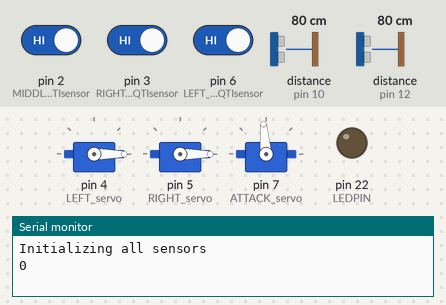
This sketch was run on a simulated Arduino Mega 2560, built with avr-gcc and run on an emulated ATmega2560. On the bench: 3 × servo, output pins drawn as LEDs (lit = HIGH), the last lines printed to the serial monitor. Wiring (inferred from the names in the program): 2 × ultrasonic range finder: trigger pin 11, echo pin 10 / trigger pin 13, echo pin 12. The inputs (shaded band) are chosen by the test bench; at power-on: pin 3 (RIGHT_pinQTIsensor) HIGH, distance to the obstacle (sensors on pin 12, pin 10) 80 cm, pin 2 (MIDDLE_pinQTIsensor) HIGH, pin 6 (LEFT_pinQTIsensor) HIGH. The echo pulse lasts 58.3 µs per cm; pins used as bus, display or sensor lines are not drawn.

Above: at 1.7 s.
1.8 s: pin 3 (RIGHT_pinQTIsensor) driven LOW
At 2.2 s:
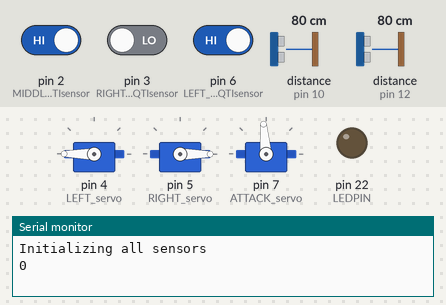
4.8 s: distance to the obstacle (sensor on pin 12) set to 53 cm
7.1 s: distance to the obstacle (sensor on pin 12) set to 46 cm
At 9.2 s:
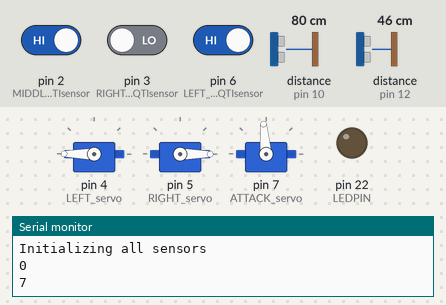
10.1 s: distance to the obstacle (sensor on pin 10) set to 2 cm
At 11.8 s:
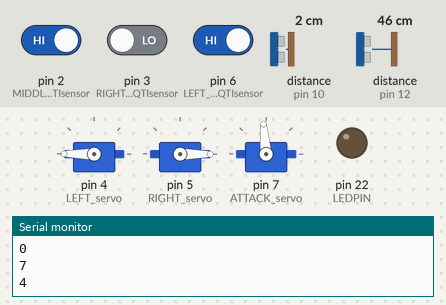
13.1 s: pin 2 (MIDDLE_pinQTIsensor) driven LOW
At 13.8 s:
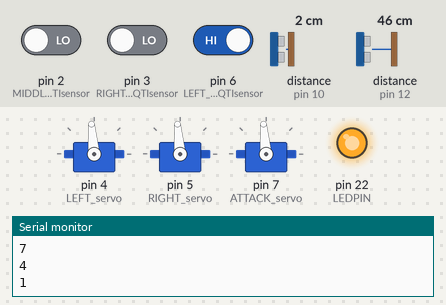
14.6 s: pin 2 (MIDDLE_pinQTIsensor) driven HIGH
At 15.2 s:
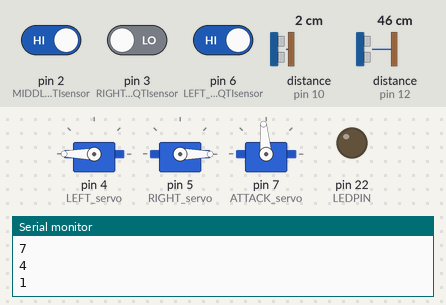
Timing chart, 0 to 17.6 s (numbered marks = the images above; inputs shaded):
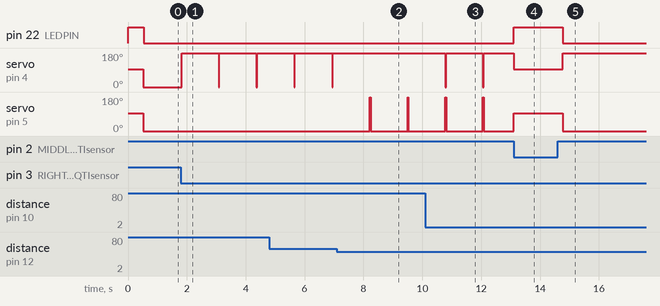

Measured:
- the behaviour switches between 50 and 49 cm on distance to the obstacle (sensor on pin 12) (found by bisection; images 1 and 2)
- after the input at 1.8 s, servo on pin 4 (LEFT_servo): 0° → 180° at once
- after the input at 7.1 s, servo on pin 4 (LEFT_servo): stops changing and stays 180°; servo on pin 5 (RIGHT_servo): alternates 180° for 0.03 s and 0° for 1.3 s, starting after 1.1 s
- after the input at 10.1 s, servo on pin 4 (LEFT_servo): alternates 180° for 1.3 s and 0° for 0.03 s, starting after 0.68 s
- after the input at 13.1 s, pin 22 (LEDPIN): LOW → HIGH at once
- after the input at 14.6 s, pin 22 (LEDPIN): HIGH → LOW after 0.17 s; servo on pin 4 (LEFT_servo): 95° → 180° after 0.17 s; servo on pin 5 (RIGHT_servo): 95° → 0° after 0.17 s

The sketch:

mileston4.ino
```cpp
int flag_Found;
int flag_Right = 0;
int flag_Left = 0;
int flag_Attack = 0;
int count = 0;
int left_count = 0;
int int_lcd = 0;
int int_lcd_prev = 0;

#define LEDPIN 22

//********** Wheels Variable **********
#include <Servo.h>
Servo myservo1;
Servo myservo2;
Servo myservo3;
#define LEFT_servo 4
#define RIGHT_servo 5
#define ATTACK_servo 7
#define HCdistance 50
#define AttackHCdistance 10

//********** QTI MIDDLE Variable **********
// BLACK == 1
volatile int MIDDLE_whiteLine;
int MIDDLE_sensorVal;
#define MIDDLE_pinQTIsensor 2

//********** QTI LEFT Variable **********
volatile int LEFT_whiteLine;
int LEFT_sensorVal;
#define LEFT_pinQTIsensor 6

//********** QTI RIGHT Variable **********
volatile int RIGHT_whiteLine;
int RIGHT_sensorVal;
#define RIGHT_pinQTIsensor 3

//********** HC-SR04 FRONT Variable **********
#define FRONT_trigPin 25
#define FRONT_echoPin 26
long FRONT_duration, FRONT_distance;

//********** HC-SR04 BACK Variable **********
#define BACK_trigPin 9
#define BACK_echoPin 8
long BACK_duration, BACK_distance;

//********** HC-SR04 LEFT Variable **********
#define LEFT_trigPin 11
#define LEFT_echoPin 10
long LEFT_duration, LEFT_distance;

//********** HC-SR04 RIGHT Variable **********
#define RIGHT_trigPin 13
#define RIGHT_echoPin 12
long RIGHT_duration, RIGHT_distance;


void goForward()
{
  digitalWrite(22, LOW);
//  Serial.println("Forward");
  myservo1.write(0);
  myservo2.write(190);
  int_lcd = 1;
}

void goBackward()
{
  digitalWrite(22, LOW);
//  Serial.println("Backward");
  myservo1.write(190);
  myservo2.write(0);
  int_lcd = 2;
}

void goLeft()
{
  digitalWrite(22, LOW);
//  Serial.println("Left");
  myservo1.write(0);
  myservo2.write(0);
  int_lcd = 3;
}

void goRight()
{
  digitalWrite(22, LOW);
//  Serial.println("Right");
  myservo1.write(190);
  myservo2.write(190);
  int_lcd = 4;
}

void goStop()
{
//  Serial.println("Stop");
digitalWrite(22, HIGH);
  myservo1.write(95);
  myservo2.write(95);
  myservo3.write(95);
  int_lcd = 5;
}

void goAttack()
{
//  Serial.println("Attack");
  myservo3.write(0);
  int_lcd = 6;
}

void goU()
{
//  Serial.println("U");
  myservo1.write(0);
  myservo2.write(0);
  int_lcd = 7;
}

void FRONT_HC()
{
  digitalWrite(FRONT_trigPin, LOW);
  digitalWrite(FRONT_trigPin, HIGH);
  delay(100);
  digitalWrite(FRONT_trigPin, LOW);
  FRONT_duration = pulseIn(FRONT_echoPin, HIGH);
  FRONT_distance = (FRONT_duration / 2) / 29.1;
}

void BACK_HC()
{
  digitalWrite(BACK_trigPin, LOW);
  digitalWrite(BACK_trigPin, HIGH);
  digitalWrite(BACK_trigPin, LOW);
  BACK_duration = pulseIn(BACK_echoPin, HIGH);
  BACK_distance = (BACK_duration / 2) / 29.1;
}

void LEFT_HC()
{
  digitalWrite(LEFT_trigPin, LOW);
  digitalWrite(LEFT_trigPin, HIGH);
  digitalWrite(LEFT_trigPin, LOW);
  LEFT_duration = pulseIn(LEFT_echoPin, HIGH);
  LEFT_distance = (LEFT_duration / 2) / 29.1;
}

void RIGHT_HC()
{
  digitalWrite(RIGHT_trigPin, LOW);
  digitalWrite(RIGHT_trigPin, HIGH);
  digitalWrite(RIGHT_trigPin, LOW);
  RIGHT_duration = pulseIn(RIGHT_echoPin, HIGH);
  RIGHT_distance = (RIGHT_duration / 2) / 29.1;
}

void searchBot ()
{
//  Serial.println("Searching");

  LEFT_HC(); RIGHT_HC();

  if (LEFT_distance < HCdistance && RIGHT_distance < HCdistance && flag_Found == 0 )
  {
//    Serial.println("Front Detected");
//    Serial.println(String(LEFT_distance) + " " + String(RIGHT_distance));
    flag_Found = 1;
    flag_Right = 0;
    flag_Left = 0;
  }

  if (LEFT_distance < HCdistance && RIGHT_distance > HCdistance && flag_Found == 0)
  {
//    Serial.println("LEFT Detected");
//    Serial.println(LEFT_distance);
    flag_Found = 1;
    flag_Right = 0;
    flag_Left = 1;
  }

  if (RIGHT_distance < HCdistance && LEFT_distance > HCdistance && flag_Found == 0)
  {
//    Serial.println("RIGHT Detected");
//    Serial.println(RIGHT_distance);
    flag_Found = 1;
    flag_Right = 1;
    flag_Left = 0;
  }

  if ((RIGHT_distance < AttackHCdistance || LEFT_distance < AttackHCdistance) && flag_Found == 0)
  {
//    Serial.println("Attack Detected");
//    Serial.println();
    flag_Found = 1;
    flag_Attack = 1;
  }
}

void setup() {

  Serial.begin(115200);

  pinMode(LEDPIN, OUTPUT);

  myservo1.attach(LEFT_servo);  // attaches the servo on pin 9 to the servo object
  myservo2.attach(RIGHT_servo);
  myservo3.attach(ATTACK_servo);

  pinMode(LEFT_pinQTIsensor, INPUT);
  digitalWrite(LEFT_pinQTIsensor, HIGH);

  pinMode(MIDDLE_pinQTIsensor, INPUT);
  digitalWrite(MIDDLE_pinQTIsensor, HIGH);

  pinMode(RIGHT_pinQTIsensor, INPUT);
  digitalWrite(RIGHT_pinQTIsensor, HIGH);

  attachInterrupt(digitalPinToInterrupt(MIDDLE_pinQTIsensor), MIDDLE_whiteLineISR, LOW);

  // we need to call this to enable interrupts
  interrupts();
  MIDDLE_whiteLine = 1;
  RIGHT_whiteLine = 1;

  pinMode(FRONT_trigPin, OUTPUT);
  pinMode(FRONT_echoPin, INPUT);

  pinMode(RIGHT_trigPin, OUTPUT);
  pinMode(RIGHT_echoPin, INPUT);

  pinMode(BACK_trigPin, OUTPUT);
  pinMode(BACK_echoPin, INPUT);

  pinMode(LEFT_trigPin, OUTPUT);
  pinMode(LEFT_echoPin, INPUT);

  flag_Found = 0;
  goStop();
  Serial.println("Initializing all sensors");
  delay(500);
  goStop();
}

void MIDDLE_whiteLineISR() {
  goStop();
//  Serial.println(MIDDLE_sensorVal);
//  Serial.println("STOP Interrupt");
  MIDDLE_whiteLine = 0;
  int_lcd = 10;
}

void loop()
{
  flag_Found = 0;
  flag_Left = 0;
  flag_Right = 0;

//  Serial.println("Starts reading....");
  MIDDLE_sensorVal = digitalRead(MIDDLE_pinQTIsensor);
  LEFT_sensorVal = digitalRead(LEFT_pinQTIsensor);
  RIGHT_sensorVal = digitalRead(RIGHT_pinQTIsensor);

  //  Serial.println("MIDDLE_sensorVal: " + String(MIDDLE_sensorVal));
  //  Serial.println("LEFT_sensorVal: " + String(LEFT_sensorVal));
  //  Serial.println("RIGHT_sensorVal: " + String(RIGHT_sensorVal));
  //  RIGHT_HC();
  //  Serial.print("\t RIGHT \t" + String(RIGHT_distance));
  //  LEFT_HC();
  //  Serial.println(" \tLEFT \t" + String(LEFT_distance));
  //  goForward();
  //  delay(500);
  //  goBackward();
  //  delay(500);
  //  goLeft();
  //  delay(500);
  //  goRight();
  //  delay(500);

  if (  RIGHT_sensorVal == 0 || LEFT_sensorVal == 0)
  {
    goBackward();
    delay(1250);
  }

  if (MIDDLE_whiteLine == 1)
  {
//    Serial.println("No White Line");

    if (flag_Found == 0)
    {
      searchBot();
    }

    if (flag_Found == 1 && flag_Right == 0 && flag_Left == 0)
    {
      goForward();
    }

    else if (flag_Found == 1 && flag_Right == 1 && flag_Left == 0)
    {
      goRight();
    }

    else if (flag_Found == 1 && flag_Right == 0 && flag_Left == 1)
    {
      goLeft();
    }

    else
    {
      goU();
    }

//    if (flag_Found == 1 && flag_Attack == 1)
//    {
//      goAttack();
//      delay(30);
//      flag_Attack = 0;
//    }
    delay(25);
    digitalWrite(22, LOW);
  }
  else
  {
    digitalWrite(22, HIGH);
  }

  if (int_lcd_prev != int_lcd){
    Serial.println(int_lcd_prev);
  }
  int_lcd_prev = int_lcd;
}
```
